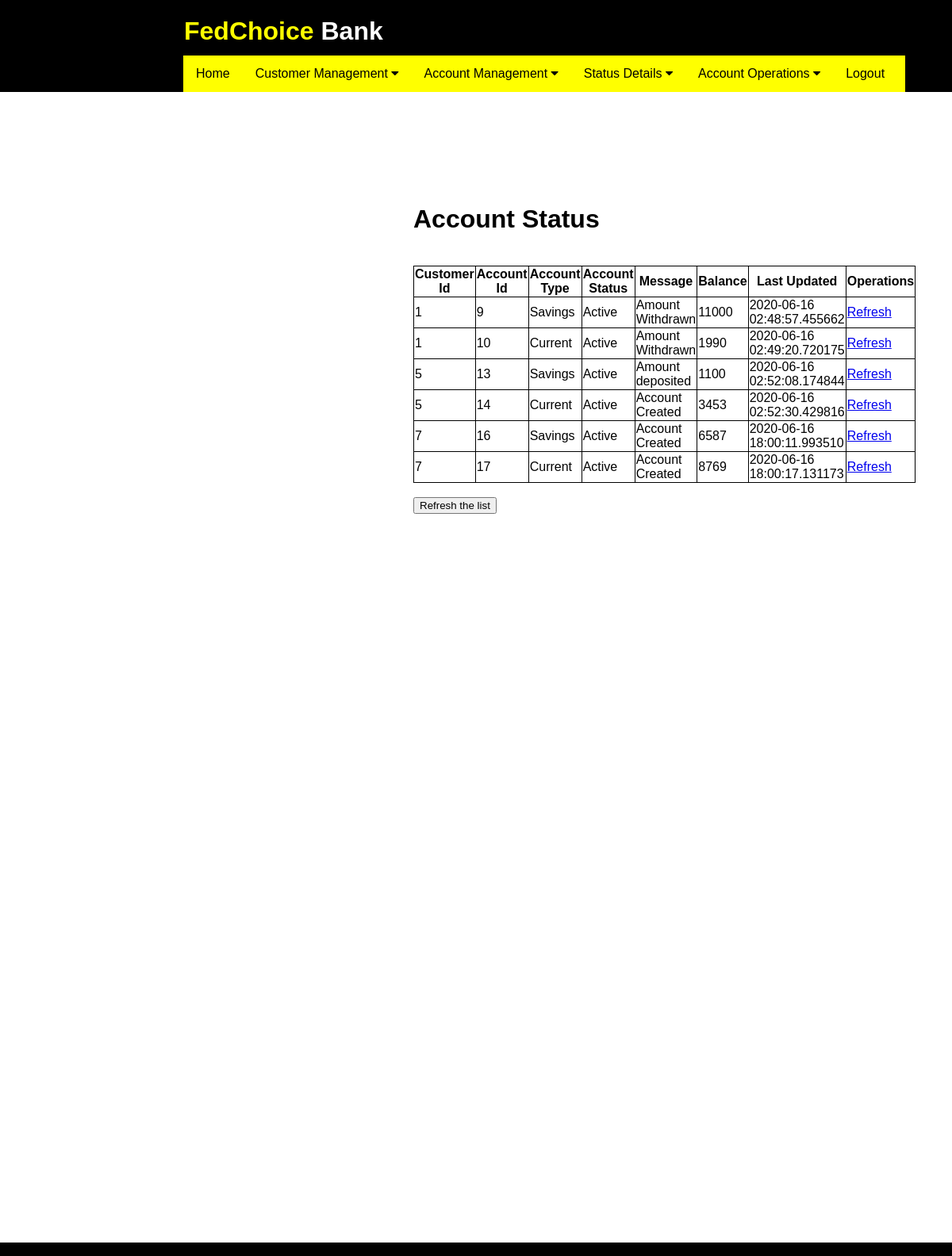
Screenshot of /account_status (signed in) with the database file from the repository.
### application/routes.py (models this page shows)
class Account(db.Model):
    id = db.Column(db.Integer, primary_key=True)
    cust_id = db.Column(db.Integer)
    acnt_type = db.Column(db.String(20))
    acnt_status = db.Column(db.String(20))
    bal = db.Column(db.Integer)
    acnt_msg =  db.Column(db.String(30))
    date = db.Column(db.DateTime, default=datetime.now)

### application/routes.py (the view)
@app.route('/account_status')
def account_status():
    if 'username' in session:
        accounts = Account.query.all()
        if not accounts:
            flash('No accounts exists in database')
            return redirect( url_for('account_status') )
        else:
            return render_template('account_status.html', accounts = accounts)
    else:
        flash('You are logged out. Please login again')
        return redirect( url_for('login') )
    return render_template('account_status.html')

### application/templates/account_status.html (shortened to what this page needs)
{% extends "layout.html" %}
{% block content %}
<div class="form">
    <h1>Account Status</h1><br>
    <table>
        <tr>
            <th>Customer Id</th>
            <th>Account Id</th>
            <th>Account Type</th>
            <th>Account Status</th>
            <th>Message</th>
            <th>Balance</th>
            <th>Last Updated</th>
            <th>Operations</th>
        </tr>
        {% for account in accounts %}
        <tr>
            <td> {{ account.cust_id }} </td>
            <td> {{ account.id }} </td>
            <td> {{ account.acnt_type }} </td>
            <td> {{ account.acnt_status }} </td>
            <td> {{ account.acnt_msg }} </td>
            <td> {{ account.bal }}</td>
            <td> {{ account.date }} </td>
            <td> <a href="{{ url_for('account_status') }}">Refresh</a> </td>
        </tr>
        {% endfor %}
    </table>
    <br>
    <form action="{{ url_for('account_status') }}">
    <button type="submit" value="Refresh the list">Refresh the list</button>
    </form>
</div>
{% endblock %}

### application/static/css/main.css (style rules this page uses)
html { overflow-y: scroll; overflow-x: hidden; }
body { font-family: Arial, Helvetica, sans-serif; height: 100%; display: flex; flex-direction: column; }
.form { position: absolute; left: 521px; top: 237px; width: 428px; height: 387px; }
table, th, td { border: 1px solid black; border-collapse: collapse; }

### rows the page displays
Account: cust_id "1", id "9", acnt_type "Savings", acnt_status "Active", acnt_msg "Amount Withdrawn", bal "11000", date "2020-06-16 02:48:57.455662"
Account: cust_id "1", id "10", acnt_type "Current", acnt_status "Active", acnt_msg "Amount Withdrawn", bal "1990", date "2020-06-16 02:49:20.720175"
Account: cust_id "5", id "13", acnt_type "Savings", acnt_status "Active", acnt_msg "Amount deposited", bal "1100", date "2020-06-16 02:52:08.174844"
Account: cust_id "5", id "14", acnt_type "Current", acnt_status "Active", acnt_msg "Account Created", bal "3453", date "2020-06-16 02:52:30.429816"
Account: cust_id "7", id "16", acnt_type "Savings", acnt_status "Active", acnt_msg "Account Created", bal "6587", date "2020-06-16 18:00:11.993510"
Account: cust_id "7", id "17", acnt_type "Current", acnt_status "Active", acnt_msg "Account Created", bal "8769", date "2020-06-16 18:00:17.131173"
